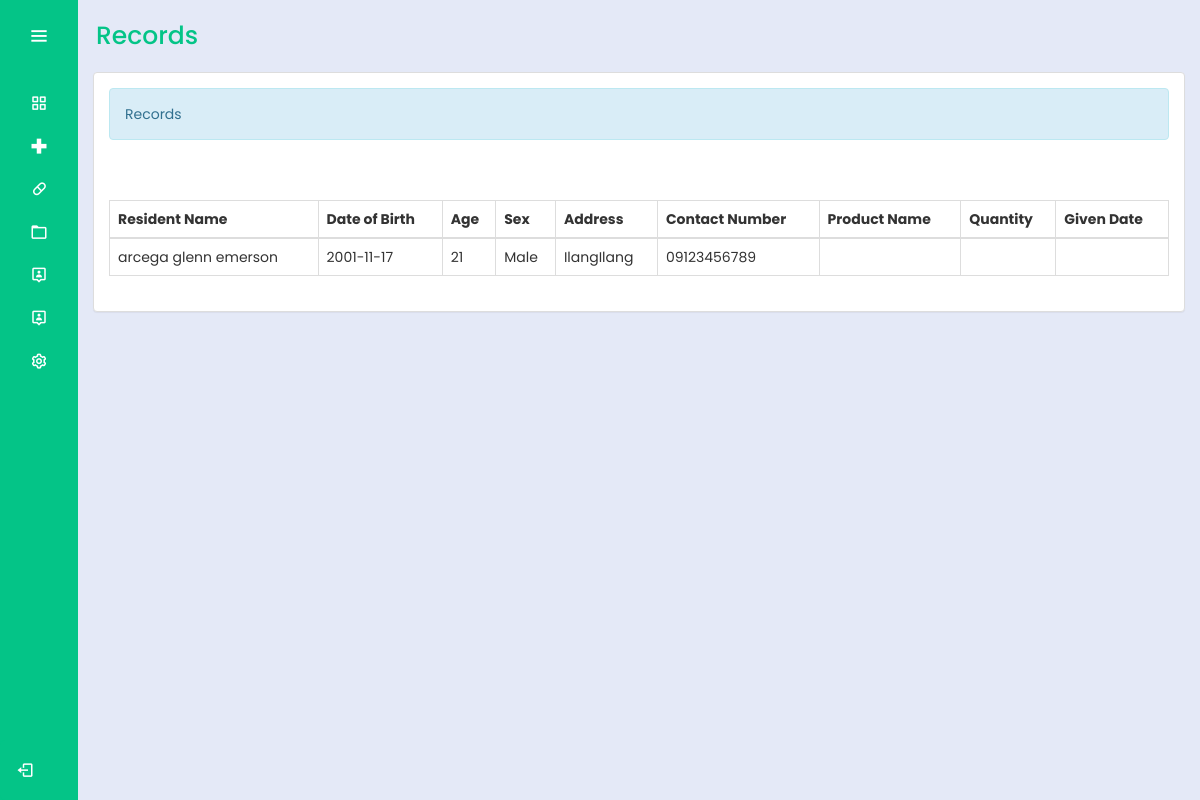
The app's page /admin/records.php (signed in) with its own data.
### tables this page shows
CREATE TABLE `residentrecords` (
  `residentId` int(30) NOT NULL,
  `productId` int(30) NOT NULL,
  `residentName` varchar(100) NOT NULL,
  `dateBirth` date NOT NULL,
  `age` int(10) NOT NULL,
  `sex` varchar(10) NOT NULL,
  `address` varchar(100) NOT NULL,
  `contactNumber` varchar(11) NOT NULL
);

### admin/records.php (the view, shortened to what this page needs)
<?php
@include "../connection/connect.php";
if(isset($_SESSION['user_data'])){
?>
<!DOCTYPE html>
<html lang="en">
<head>
  <link rel="stylesheet" href="../cssmainmenu/style.css">
  <link href='https://unpkg.com/boxicons@2.1.4/css/boxicons.min.css' rel='stylesheet'>
  <link rel = "stylesheet" type = "text/css" href = "../css/bootstrap.css " />
  <link rel = "stylesheet" type = "text/css" href = "../css/style.css" />
</head>
<body>
  <div class="sidebar">
    <div class="logo_details">
      <i class="bx bx-menu" id="btn"></i>
    </div>
    <ul class="nav-list">
      <li>
        <a href="Dashboard.php">
          <i class="bx bx-grid-alt"></i>
        </a>
      </li>
      <li>
        <a href="medicinerecords.php">
          <i class="bx bx-plus-medical"></i>
        </a>
      </li>
      <li>
        <a href="Contraceptives.php">
          <i class="bx bx-capsule"></i>
        </a>
      </li>
      <li>
        <a href="records.php">
          <i class="bx bx-folder"></i>
        </a>
      </li>
      <li>
          <a href="RegisteredUserAdmin.php">
            <i class="bx bx-user-pin"></i>
          </a>
      </li>
      <li>
          <a href="account.php">
            <i class="bx bx-user-pin"></i>
          </a>
        </li>
      <li>
        <a href="#">
          <i class="bx bx-cog"></i>
        </a>
      </li>
      <li class="profile">
        <div class="profile_details">
        <div class="profile_content">
        <div class="name"><?php echo $_SESSION['user_data']['name']; ?></div>
      </div>
    </div>
  <a href="../logout.php" id="log_out">
    <i class="bx bx-log-out"></i>
  </a>
  </li>
    </ul>
  </div>
  <section class="home-section">
    <div class="text">Records</div>
    <div class = "container-fluid">
		<div class = "panel panel-default">
			<div class = "panel-body">
				<div class = "alert alert-info">Records</div>
				<br />
				<br />
				<table id = "table" class = "table table-bordered">
					<thead>
						<tr>
							<th>Resident Name</th>
							<th>Date of Birth</th>
							<th>Age</th>
							<th>Sex</th>
							<th>Address</th>
							<th>Contact Number</th>
							<th>Product Name</th>
							<th>Quantity</th>
							<th>Given Date</th>
						</tr>
					</thead>
					<tbody>
					<?php
						$query = $conn->query("SELECT * FROM `residentrecords`") or die(mysqli_error());
						while($fetch = $query->fetch_array()){
					?>
						<tr>
							<td><?php echo $fetch['residentName']?></td>
							<td><?php echo $fetch['dateBirth']?></td>
							<td><?php echo $fetch['age']?></td>
							<td><?php echo $fetch['sex']?></td>
							<td><?php echo $fetch['address']?></td>
							<td><?php echo $fetch['contactNumber']?></td>
							<td><?php echo $fetch['productName']?></td>
							<td><?php echo $fetch['quantity_req']?></td>
							<td><?php echo $fetch['givenDate']?></td>
						</tr>
					<?php
						}
					?>
					</tbody>
				</table>
			</div>
		</div>
	</div>
  </section>
</body>
</html>
<?php
}
else{
	header("Location:.././index.php?error=UnAuthorized Access");
}

### cssmainmenu/style.css (style rules this page uses)
:root { --color-default: #04c487; --color-second:#04c487; --color-white:#fff; --color-body:#e4e9f7; --color-light:#e0e0e0; }
* { padding: 0%; margin: 0%; box-sizing: border-box; font-family: 'Poppins', sans-serif; }
body { min-height: 100vh; }
.sidebar { min-height: 100vh; width: 78px; padding: 6px 14px; z-index: 99; background-color: var(--color-default); transition: all .5s ease; position: fixed; top:0; left: 0; }
.sidebar .logo_details { height: 60px; display: flex; align-items: center; position: relative; }
.sidebar .logo_details #btn { position: absolute; top:50%; right: 0; transform: translateY(-50%); font-size: 23px; text-align: center; cursor: pointer; transition: all .5s ease; }
.sidebar i { color:var(--color-white); height: 60px; line-height: 60px; min-width: 50px; font-size: 25px; text-align: center; }
.sidebar .nav-list { margin-top: 20px; height: 100%; }
.sidebar li { position: relative; margin:8px 0; list-style: none; }
.sidebar li a { display: flex; height: 100%; width: 100%; align-items: center; text-decoration: none; background-color: var(--color-default); position: relative; transition: all .5s ease; z-index: 12; }
.sidebar li a::after { content: ""; position: absolute; width: 100%; height: 100%; transform: scaleX(0); background-color: var(--color-white); border-radius: 5px; transition: transform 0.3s ease-in-out; transform-origin: left; z-index: -2; }
.sidebar li i { height: 35px; line-height: 35px; font-size: 18px; border-radius: 5px; }
.sidebar li.profile { position: fixed; height: 60px; width: 78px; left: 0; bottom:-8px; padding:10px 14px; overflow: hidden; transition: all .5s ease; }
.sidebar .profile .profile_details { display: flex; align-items: center; flex-wrap: nowrap; }
.sidebar li.profile .name, .sidebar li.profile .designation { font-size: 15px; font-weight: 400; color:var(--color-white); white-space: nowrap; }
.sidebar .profile #log_out { position: absolute; top:50%; right: 0; transform: translateY(-50%); background-color: var(--color-second); width: 100%; height: 60px; line-height: 60px; border-radius: 5px; cursor: pointer; transition: all 0.5s ease; }
.home-section { position: relative; background-color: var(--color-body); min-height: 100vh; top:0; left:78px; width: calc(100% - 78px); transition: all .5s ease; z-index: 2; }
.home-section .text { display: inline-block; color:var(--color-default); font-size: 25px; font-weight: 500; margin: 18px; }

### records on screen
residentrecords: residentName "arcega glenn emerson", dateBirth "2001-11-17", age "21", sex "Male", address "IlangIlang", contactNumber "09123456789"
